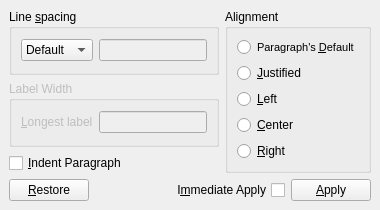
<ui version="4.0" >
 <class>ParagraphUi</class>
 <widget class="QWidget" name="ParagraphUi" >
  <property name="focusPolicy" >
   <enum>Qt::NoFocus</enum>
  </property>
  <property name="windowTitle" >
   <string/>
  </property>
  <layout class="QGridLayout" >
   <property name="margin" >
    <number>9</number>
   </property>
   <property name="spacing" >
    <number>6</number>
   </property>
   <item row="2" column="0" >
    <widget class="QCheckBox" name="indentCB" >
     <property name="text" >
      <string>&amp;Indent Paragraph</string>
     </property>
    </widget>
   </item>
   <item row="1" column="0" >
    <widget class="QGroupBox" name="labelwidthGB" >
     <property name="enabled" >
      <bool>false</bool>
     </property>
     <property name="title" >
      <string>Label Width</string>
     </property>
     <property name="flat" >
      <bool>true</bool>
     </property>
     <layout class="QGridLayout" >
      <property name="margin" >
       <number>9</number>
      </property>
      <property name="spacing" >
       <number>6</number>
      </property>
      <item row="0" column="1" >
       <widget class="QLineEdit" name="labelWidth" >
        <property name="toolTip" >
         <string>This text defines the width of the paragraph label</string>
        </property>
       </widget>
      </item>
      <item row="0" column="0" >
       <widget class="QLabel" name="TextLabel2" >
        <property name="toolTip" >
         <string>This text defines the width of the paragraph label</string>
        </property>
        <property name="text" >
         <string>&amp;Longest label</string>
        </property>
        <property name="buddy" >
         <cstring>labelWidth</cstring>
        </property>
       </widget>
      </item>
     </layout>
    </widget>
   </item>
   <item rowspan="3" row="0" column="1" >
    <widget class="QGroupBox" name="aligmentGB" >
     <property name="title" >
      <string>Alignment</string>
     </property>
     <property name="flat" >
      <bool>true</bool>
     </property>
     <layout class="QGridLayout" >
      <property name="margin" >
       <number>9</number>
      </property>
      <property name="spacing" >
       <number>6</number>
      </property>
      <item row="0" column="0" >
       <widget class="QRadioButton" name="alignDefaultRB" >
        <property name="font" >
         <font>
          <family>MS Shell Dlg 2</family>
          <pointsize>8</pointsize>
          <weight>50</weight>
          <italic>false</italic>
          <bold>false</bold>
          <underline>false</underline>
          <strikeout>false</strikeout>
         </font>
        </property>
        <property name="toolTip" >
         <string>Use the default alignment for this paragraph, whatever it is.</string>
        </property>
        <property name="text" >
         <string>Paragraph's &amp;Default</string>
        </property>
       </widget>
      </item>
      <item row="1" column="0" >
       <widget class="QRadioButton" name="alignJustRB" >
        <property name="text" >
         <string>&amp;Justified</string>
        </property>
       </widget>
      </item>
      <item row="2" column="0" >
       <widget class="QRadioButton" name="alignLeftRB" >
        <property name="text" >
         <string>&amp;Left</string>
        </property>
       </widget>
      </item>
      <item row="3" column="0" >
       <widget class="QRadioButton" name="alignCenterRB" >
        <property name="text" >
         <string>&amp;Center</string>
        </property>
       </widget>
      </item>
      <item row="4" column="0" >
       <widget class="QRadioButton" name="alignRightRB" >
        <property name="text" >
         <string>&amp;Right</string>
        </property>
       </widget>
      </item>
     </layout>
    </widget>
   </item>
   <item row="0" column="0" >
    <widget class="QGroupBox" name="groupBox" >
     <property name="title" >
      <string>Line &amp;spacing</string>
     </property>
     <property name="flat" >
      <bool>true</bool>
     </property>
     <layout class="QGridLayout" >
      <property name="margin" >
       <number>9</number>
      </property>
      <property name="spacing" >
       <number>6</number>
      </property>
      <item row="0" column="1" >
       <widget class="QLineEdit" name="linespacingValue" >
        <property name="enabled" >
         <bool>false</bool>
        </property>
       </widget>
      </item>
      <item row="0" column="0" >
       <widget class="QComboBox" name="linespacing" >
        <item>
         <property name="text" >
          <string>Default</string>
         </property>
        </item>
        <item>
         <property name="text" >
          <string>Single</string>
         </property>
        </item>
        <item>
         <property name="text" >
          <string>1.5</string>
         </property>
        </item>
        <item>
         <property name="text" >
          <string>Double</string>
         </property>
        </item>
        <item>
         <property name="text" >
          <string>Custom</string>
         </property>
        </item>
       </widget>
      </item>
     </layout>
    </widget>
   </item>
   <item row="3" column="0" colspan="2" >
    <layout class="QHBoxLayout" >
     <property name="margin" >
      <number>0</number>
     </property>
     <property name="spacing" >
      <number>6</number>
     </property>
     <item>
      <widget class="QPushButton" name="restorePB" >
       <property name="text" >
        <string>&amp;Restore</string>
       </property>
       <property name="autoDefault" >
        <bool>false</bool>
       </property>
      </widget>
     </item>
     <item>
      <spacer>
       <property name="orientation" >
        <enum>Qt::Horizontal</enum>
       </property>
       <property name="sizeHint" >
        <size>
         <width>40</width>
         <height>20</height>
        </size>
       </property>
      </spacer>
     </item>
     <item>
      <widget class="QCheckBox" name="synchronizedViewCB" >
       <property name="layoutDirection" >
        <enum>Qt::RightToLeft</enum>
       </property>
       <property name="text" >
        <string>I&amp;mmediate Apply</string>
       </property>
      </widget>
     </item>
     <item>
      <widget class="QPushButton" name="applyPB" >
       <property name="text" >
        <string>&amp;Apply</string>
       </property>
       <property name="autoDefault" >
        <bool>false</bool>
       </property>
      </widget>
     </item>
    </layout>
   </item>
  </layout>
 </widget>
 <tabstops>
  <tabstop>linespacing</tabstop>
  <tabstop>linespacingValue</tabstop>
  <tabstop>indentCB</tabstop>
  <tabstop>labelWidth</tabstop>
  <tabstop>restorePB</tabstop>
  <tabstop>applyPB</tabstop>
 </tabstops>
 <includes>
  <include location="local" >qt_helpers.h</include>
 </includes>
 <resources/>
 <connections/>
</ui>
